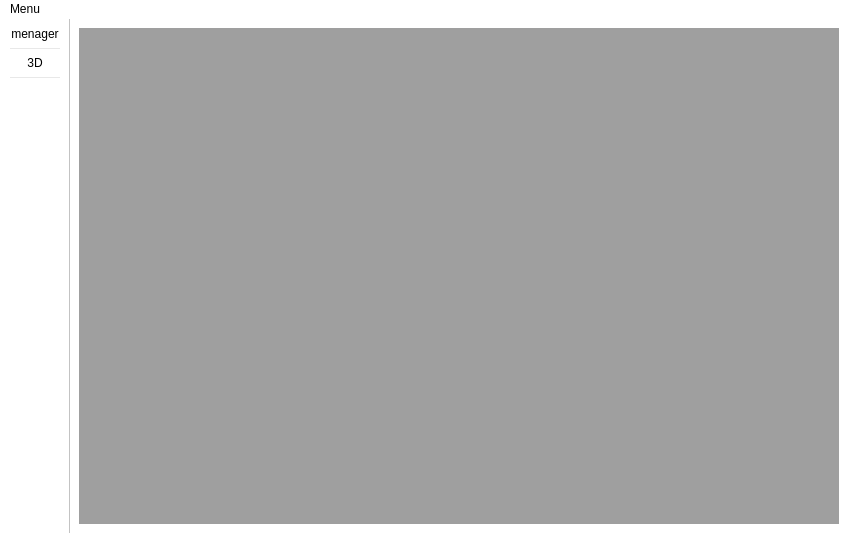
<?xml version="1.0" encoding="UTF-8"?>
<ui version="4.0">
 <class>MainWindow</class>
 <widget class="QMainWindow" name="MainWindow">
  <property name="geometry">
   <rect>
    <x>0</x>
    <y>0</y>
    <width>848</width>
    <height>533</height>
   </rect>
  </property>
  <property name="windowTitle">
   <string>One View</string>
  </property>
  <property name="styleSheet">
   <string notr="true">QWidget
{
	background :rgb(255, 255, 255);
}  
</string>
  </property>
  <property name="toolButtonStyle">
   <enum>Qt::ToolButtonIconOnly</enum>
  </property>
  <widget class="QWidget" name="centralwidget">
   <layout class="QGridLayout" name="gridLayout">
    <item row="0" column="0">
     <widget class="QMdiArea" name="mdiArea">
      <property name="enabled">
       <bool>true</bool>
      </property>
      <property name="focusPolicy">
       <enum>Qt::NoFocus</enum>
      </property>
      <property name="layoutDirection">
       <enum>Qt::LeftToRight</enum>
      </property>
      <property name="styleSheet">
       <string notr="true">QMdiArea
{
	background :rgb(200,200,200);
}

QMainWindow
{
	background :rgb(200,200,200);
}</string>
      </property>
      <property name="activationOrder">
       <enum>QMdiArea::StackingOrder</enum>
      </property>
      <property name="viewMode">
       <enum>QMdiArea::TabbedView</enum>
      </property>
      <property name="documentMode">
       <bool>false</bool>
      </property>
      <property name="tabShape">
       <enum>QTabWidget::Triangular</enum>
      </property>
      <property name="tabPosition">
       <enum>QTabWidget::North</enum>
      </property>
     </widget>
    </item>
   </layout>
  </widget>
  <widget class="QToolBar" name="toolBar">
   <property name="enabled">
    <bool>true</bool>
   </property>
   <property name="minimumSize">
    <size>
     <width>0</width>
     <height>0</height>
    </size>
   </property>
   <property name="windowTitle">
    <string>toolBar</string>
   </property>
   <property name="autoFillBackground">
    <bool>false</bool>
   </property>
   <property name="movable">
    <bool>false</bool>
   </property>
   <property name="iconSize">
    <size>
     <width>100</width>
     <height>100</height>
    </size>
   </property>
   <attribute name="toolBarArea">
    <enum>LeftToolBarArea</enum>
   </attribute>
   <attribute name="toolBarBreak">
    <bool>false</bool>
   </attribute>
   <addaction name="actionDoctor"/>
   <addaction name="separator"/>
   <addaction name="actionStlViewer"/>
   <addaction name="separator"/>
  </widget>
  <widget class="QMenuBar" name="menuBar">
   <property name="geometry">
    <rect>
     <x>0</x>
     <y>0</y>
     <width>848</width>
     <height>22</height>
    </rect>
   </property>
   <widget class="QMenu" name="menuMenu">
    <property name="title">
     <string>Menu</string>
    </property>
    <addaction name="actionOpen"/>
   </widget>
   <addaction name="menuMenu"/>
  </widget>
  <action name="actionManage">
   <property name="icon">
    <iconset resource="../rss/3DView.qrc">
     <normaloff>:/image/manager.png</normaloff>:/image/manager.png</iconset>
   </property>
   <property name="text">
    <string>Manage</string>
   </property>
  </action>
  <action name="action3D">
   <property name="icon">
    <iconset>
     <normaloff>image/3D.png</normaloff>image/3D.png</iconset>
   </property>
   <property name="text">
    <string>3D</string>
   </property>
  </action>
  <action name="actionManage_2">
   <property name="text">
    <string>Manage</string>
   </property>
  </action>
  <action name="action3D_2">
   <property name="text">
    <string>3D</string>
   </property>
  </action>
  <action name="actionDoctor">
   <property name="icon">
    <iconset resource="../rss/3DView.qrc">
     <normaloff>:/image/manager.png</normaloff>:/image/manager.png</iconset>
   </property>
   <property name="text">
    <string>menager</string>
   </property>
  </action>
  <action name="actionStlViewer">
   <property name="icon">
    <iconset resource="../rss/3DView.qrc">
     <normaloff>:/image/3D.png</normaloff>:/image/3D.png</iconset>
   </property>
   <property name="text">
    <string>3D</string>
   </property>
  </action>
  <action name="actionOpen">
   <property name="text">
    <string>Open</string>
   </property>
  </action>
  <action name="actionColor">
   <property name="icon">
    <iconset>
     <normaloff>image/palette.png</normaloff>image/palette.png</iconset>
   </property>
   <property name="text">
    <string>Color</string>
   </property>
   <property name="font">
    <font>
     <pointsize>20</pointsize>
    </font>
   </property>
  </action>
 </widget>
 <resources>
  <include location="../rss/3DView.qrc"/>
 </resources>
 <connections/>
</ui>
